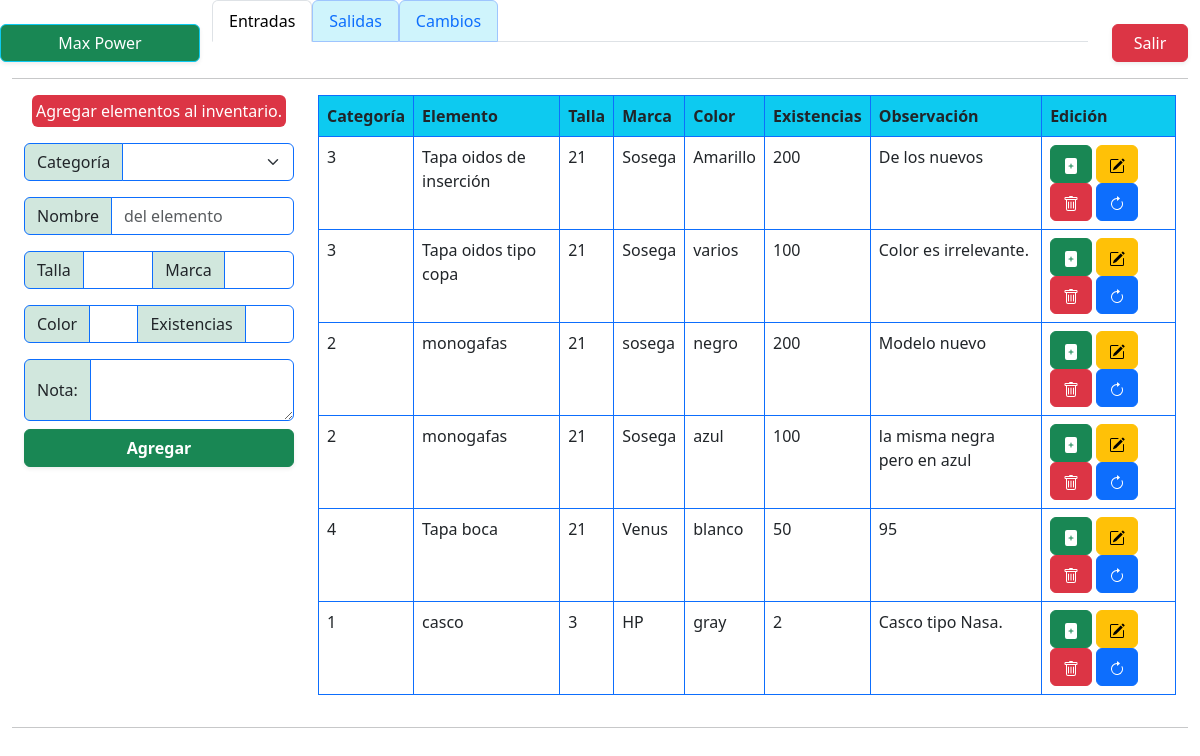
Page /views/entradas.php (signed in) on the committed database.
### tables this page shows
CREATE TABLE `elementos` (
  `idElemento` int(11) NOT NULL,
  `fkCategoria` int(11) NOT NULL,
  `fkTalla` int(10) NOT NULL,
  `elemento` varchar(50) NOT NULL,
  `marca` varchar(50) NOT NULL,
  `color` varchar(10) NOT NULL,
  `existencias` int(10) NOT NULL,
  `observacion` varchar(500) NOT NULL
);

### views/entradas.php (the view, shortened to what this page needs)
<!DOCTYPE html>
<html lang="es">
<head>
  <link rel="stylesheet" href="../csss/bootstrap/css/bootstrap.min.css">
</head>
<body class="vh-100">
  <div class="container-fluid">
    <div class="row">
      <div class="btn border-info bg-success text-white mt-4 shadow-sm col-2">
        <?php
          echo $_SESSION["nombre"]
        ?>
      </div>
      <div class="col-9 justify-content-center">
        <ul class="nav nav-tabs ">
          <li class="nav-item">
            <p class="nav-link active">Entradas</p>
          </li>
          <li class="nav-item">
            <a class="nav-link border-primary-subtle bg-info-subtle" href="salidas.php">Salidas</a>
          </li>
          <li class="nav-item">
            <a class="nav-link border-primary-subtle bg-info-subtle" href="cambios.php">Cambios</a>
          </li>
        </ul>
      </div>
      <div class="col-1">
        <div>
          <button class="btn btn-danger w-100 mt-4 shadow-sm "><a class="text-decoration-none text-white"
              href="../controllers/logout.php">Salir</a></button>
        </div>
      </div>
    </div>
    <hr>
<div class="container-fluid">
	<div class="row">
	<div class="col-3">
		<div class="w-100 d-flex justify-content-center align-items-center border-primary mb-3">
        	<span class="bg-danger rounded p-1 text-white">
				Agregar elementos al inventario.</span>
    	</div>
		<?php
		include ("../controllers/dbConection.php");
		 ?>
<form action="" method="post">
		<div class="input-group mb-3">
			<span class="input-group-text bg-success-subtle border-primary" id="">Categoría</span>
			<select class="form-select pe-5 border-primary" name="elemTipo" id="">
              <option value="Elija uno"></option>
              <option value="1" onclick="showDiv1()">Protección de la cabeza</option>
            </select>
		</div>
		<div class="input-group mb-3">
			<span class="input-group-text bg-success-subtle border-primary" id="">Nombre</span>
			<input 	type="text" class="form-control border-primary" name="nombre" placeholder="del elemento"
					aria-label="Nombre del elemento" aria-describedby="basic-addon2">
		</div>
		<div class="input-group mb-3">
			<span class="input-group-text bg-success-subtle border-primary"  id="">Talla</span>
			<input type="text" class="form-control border-primary" name="talla" id="basic-url">
			<span class="input-group-text bg-success-subtle border-primary">Marca</span>
			<input type="text" class="form-control border-primary" name="marca">
		</div>
		<div class="input-group mb-3">
			<span class="input-group-text bg-success-subtle border-primary">Color</span>
			<input type="text" class="form-control border-primary" name="color" >
			<span class="input-group-text bg-success-subtle border-primary">Existencias</span>
			<input type="text" class="form-control border-primary" name="exist" >
		</div>
		<div class="input-group">
			<span class="input-group-text bg-success-subtle border-primary">Nota:</span>
			<textarea class="form-control border-primary"  name="nota" aria-label="With textarea"></textarea>
		</div>
		<div>
		<input class="btn btn-success text-white w-100 mt-2 fw-semibold shadow-sm mb-1"
		name="btnAdd" type="submit" value="Agregar">
        </div>
		</form>
	</div>
	<div class="col-9">
		<table class="table table-bordered border-primary">
			<thead class="bg-info">
				<tr>
					<th scope="col">Categoría</th>
					<th scope="col">Elemento</th>
					<th scope="col">Talla</th>
					<th scope="col">Marca</th>
					<th scope="col">Color</th>
					<th scope="col">Existencias</th>
					<th scope="col">Observación</th>
					<th scope="col">Edición</th>
				</tr>
			</thead>
<tbody>
	<?php
		$sqlElm= $conexion->query("SELECT * FROM elementos");
		while($tableData= $sqlElm->fetch_object()) {
			?>
			<tr>
				<td><?= $tableData->fkCategoria?></td>
				<td><?= $tableData->elemento?></td>
				<td><?= $tableData->fkTalla?></td>
				<td><?= $tableData->marca?></td>
				<td><?= $tableData->color?></td>
				<td><?= $tableData->existencias?></td>
				<td><?= $tableData->observacion?></td>
				<td>
				<a class="btn btn-small btn-success" name="btnAdd" href=""><svg
						xmlns="http://www.w3.org/2000/svg" width="16" height="16" fill="currentColor"
						class="bi bi-file-plus-fill" viewBox="0 0 16 16">
						<path
							d="M12 0H4a2 2 0 0 0-2 2v12a2 2 0 0 0 2 2h8a2 2 0 0 0 2-2V2a2 2 0 0 0-2-2zM8.5 6v1.5H10a.5.5 0 0 1 0 1H8.5V10a.5.5 0 0 1-1 0V8.5H6a.5.5 0 0 1 0-1h1.5V6a.5.5 0 0 1 1 0z" />
					</svg>
				</a>
				<a class="btn btn-small btn-warning" name="btnEdit" href="">
				</a>
				<a class="btn btn-small btn-danger" name="btnDelete" href="">
				</a>
				<a class="btn btn-small btn-primary" name="btnUpdt" href="">
				</a>
				</td>
			</tr>
						<?php } ?>
					</tbody>
				</table>
			</div>
		</div>
	</div>
	<hr>
      </div>
</body>
</html>

### rows in the picture
elementos: fkCategoria "3", elemento "Tapa oidos de inserción", fkTalla "21", marca "Sosega", color "Amarillo", existencias "200", observacion "De los nuevos"
elementos: fkCategoria "3", elemento "Tapa oidos tipo copa", fkTalla "21", marca "Sosega", color "varios", existencias "100", observacion "Color es irrelevante."
elementos: fkCategoria "2", elemento "monogafas", fkTalla "21", marca "sosega", color "negro", existencias "200", observacion "Modelo nuevo"
elementos: fkCategoria "2", elemento "monogafas", fkTalla "21", marca "Sosega", color "azul", existencias "100", observacion "la misma negra pero en azul"
elementos: fkCategoria "4", elemento "Tapa boca", fkTalla "21", marca "Venus", color "blanco", existencias "50", observacion "95"
elementos: fkCategoria "1", elemento "casco", fkTalla "3", marca "HP", color "gray", existencias "2", observacion "Casco tipo Nasa."

### other values in the picture
$_SESSION["nombre"] "Max Power"
